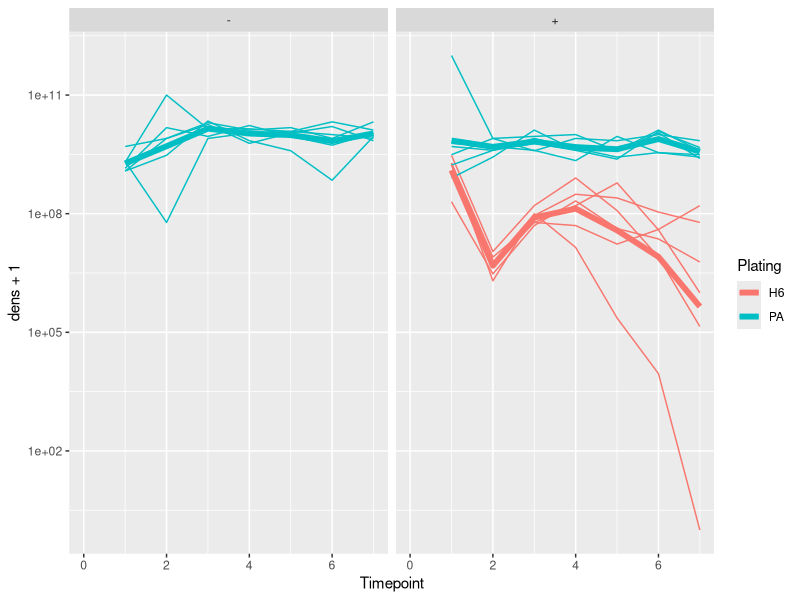
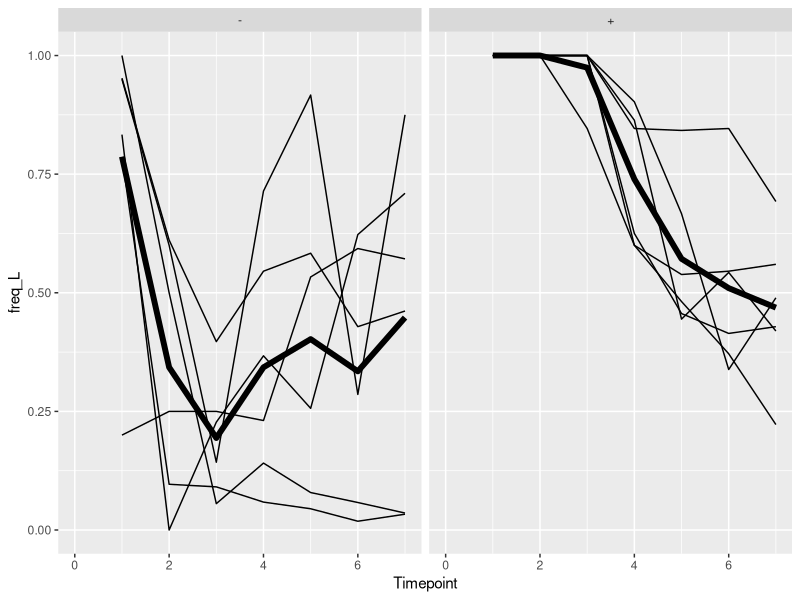
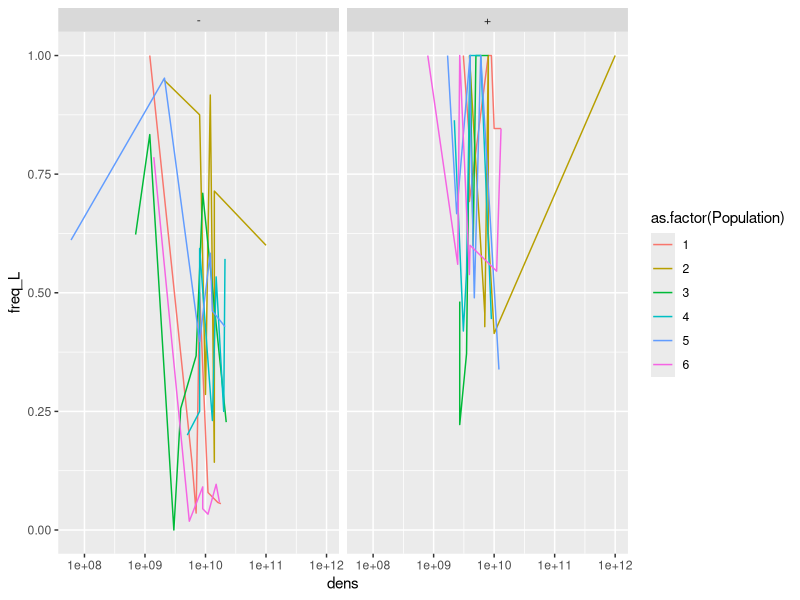

Generate these figures, in order, with R:
library(ggplot2)
library(tidyr)
library(dplyr)

evol_dens <- read.csv("2021-07-28_PA14H6_Coevol.csv", stringsAsFactors = F)
colnames(evol_dens)[5:13] <- paste("-", 0:8, sep = "")

#Pivot longer
evol_dens_lng <- as.data.frame(
  tidyr::pivot_longer(evol_dens, cols = starts_with("-"),
                      names_to = "Dilution", values_to = "count"))
evol_dens_lng <- evol_dens_lng[evol_dens_lng$count != "", ]

#For pop +2 at timepoint 1 bc density was too high to measure estimate it
# as 100 cfu at -8
evol_dens_lng$count[evol_dens_lng$Plating == "PA" & evol_dens_lng$Treat == "+" &
              evol_dens_lng$Population == 2 & evol_dens_lng$Timepoint == 1 &
                evol_dens_lng$Dilution == "-8"] <- 100

#Calculate densities & frequencies
evol_dens_lng <- group_by(evol_dens_lng, Timepoint, Plating, Treat, Population)
evol_dens_sum <- summarize(
  evol_dens_lng,
  dens_dil = max(as.numeric(Dilution[!(count %in% c("clumped", "lacy", "mbc", "too")) &
                            !grepl("~", count)])),
  freq_dil = max(as.numeric(Dilution[!(count %in% c("clumped", "lacy", "mbc", "too"))])),
  dens_val = count[as.numeric(Dilution) == dens_dil],
  freq_val = count[as.numeric(Dilution) == freq_dil],
  dens = NA, freq_L = NA)
for (i in 1:nrow(evol_dens_sum)) {
  #First calculate density
  if (!grepl("[,LS]", evol_dens_sum$dens_val[i])) {
    #If there's not a comma, L, or S, just calculate density (frequency of L is 1)
    evol_dens_sum$dens[i] <- 
      100*as.numeric(evol_dens_sum$dens_val[i])/10**evol_dens_sum$dens_dil[i]
  } else {
    #If there's a comma, split, sum, calculate density
    temp_d <- strsplit(evol_dens_sum$dens_val[i], split = ",")[[1]]
    temp_d <- gsub("[SL]", "", temp_d)
    evol_dens_sum$dens[i] <-
      100*sum(as.numeric(temp_d))/10**evol_dens_sum$dens_dil[i]
  }
  #Now calculate frequency
  if (!grepl("[,LS]", evol_dens_sum$freq_val[i])) {
    #If there's not a comma, L, or S, frequency of L is 1
    evol_dens_sum$freq_L[i] <- 1
  } else {
    #If there's a comma, L, or S, split, calculate frequency
    temp_f <- strsplit(evol_dens_sum$freq_val[i], split = ",")[[1]]
    temp_f <- gsub("~", "", temp_f)
    types <- substr(temp_f, nchar(temp_f), nchar(temp_f))
    temp_f <- substr(temp_f, 1, nchar(temp_f)-1)
    if (length(types) == 1) {
      if (types[1] == "L") {evol_dens_sum$freq_L[i] <- 1
      } else if (types[1] == "S") {evol_dens_sum$freq_L[i] <- 0
      }
    } else {
      evol_dens_sum$freq_L[i] <- 
        as.numeric(temp_f[which(types == "L")])/sum(as.numeric(temp_f))
    }
  }
}

evol_dens_sum_sum <- 
  summarize(group_by(evol_dens_sum, Timepoint, Plating, Treat),
            dens = 10**mean(log10(dens+1)), freq_L = mean(freq_L))
                               

ggplot(data = evol_dens_sum,
       aes(x = Timepoint, y = dens+1, color = Plating)) +
  #geom_point() + 
  geom_line(aes(group = paste(Population, Plating))) +
  geom_line(data = evol_dens_sum_sum, lwd = 2) +
  facet_grid(. ~ Treat) +
  scale_y_continuous(trans = "log10") +
  xlim(0, NA)

ggplot(data = evol_dens_sum[evol_dens_sum$Plating == "PA", ],
       aes(x = Timepoint, y = freq_L)) +
  geom_line(aes(group = paste(Population, Plating))) +
  geom_line(data = evol_dens_sum_sum[evol_dens_sum_sum$Plating == "PA", ], lwd = 2) +
  facet_grid(. ~ Treat) +
  xlim(0, NA)

ggplot(data = evol_dens_sum[evol_dens_sum$Plating == "PA", ],
       aes(x = dens, y = freq_L)) +
  geom_line(aes(group = Population, color = as.factor(Population))) +
  scale_x_continuous(trans = "log10") +
  facet_grid(. ~ Treat)
